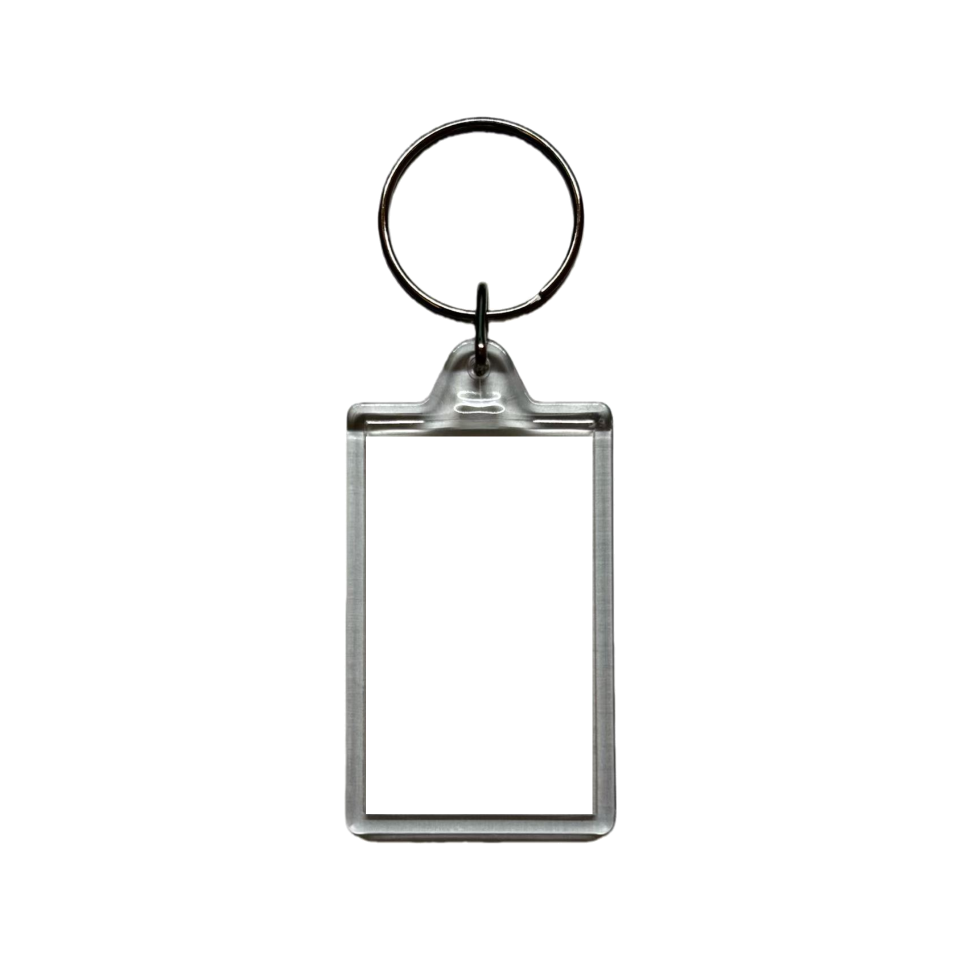
#> input picture assets/keychain/keychain_overlay.png, 1920 x 1920 px (shown at 1/2 size)
$ python make_keychain_shop.py
#> lines starting #> are read from the running program, lines starting #| are printed output that depends on the picture
### tools/noproxy.py
# -*- coding: utf-8 -*-
"""给「本地地址 + 国内音乐接口」关闭代理。

为什么需要这个
--------------
本机的 `HTTP_PROXY` / `HTTPS_PROXY` 指向一个本地代理端口（如
`http://127.0.0.1:60155`），而且每次启动端口都可能变化。urllib 会老老实实
按它走代理，于是：

1. **访问自家工作台**（`http://127.0.0.1:8765`）被送去代理 → 代理不认识
   这个地址 → 返回 **502 Bad Gateway** 或**空的 404**。
   前端拿不到 JSON，只能显示「返回不是合法 JSON / 没有反应」。
   浏览器不走这个环境变量，所以**「浏览器能用、脚本不能用」或反之**都可能出现，
   这就是「刚才还好好的」的来源。

2. **访问网易云 / QQ 音乐**也走代理 → 请求从代理出口出去（多为海外 IP）
   → 网易云更容易**限流**。这正是之前「同一个查询时好时坏、跑久了的进程
   查不到」的可疑来源之一。

对策
----
在发起任何请求**之前**设置 `NO_PROXY`，把这些地址列为直连：
本地回环地址 + 国内音乐相关域名。对外网的其它请求仍走代理（不受影响）。

用法：在 `fetch163.py` / `fetch_qq.py` / `server.py` 顶部
    import noproxy   # noqa: F401
放在 import urllib 之前或之后都可以，只要在**真正发请求之前**执行即可。
"""
import os

# 必须直连的目标：本地回环 + 国内音乐接口域名
_DIRECT = [
    "127.0.0.1",
    "localhost",
    "::1",
    "0.0.0.0",
    "music.163.com",
    "163.com",
    "126.net",
    "y.qq.com",
    "c.y.qq.com",
    "u.y.qq.com",
    "i.y.qq.com",
    "qq.com",
    "gtimg.cn",
    "y.gtimg.cn",
]


def install():
    """把直连清单并入 NO_PROXY（大小写都写，不同库读法不一致）。"""
    need = ",".join(_DIRECT)
    for key in ("NO_PROXY", "no_proxy"):
        cur = (os.environ.get(key) or "").strip()
        if not cur:
            os.environ[key] = need
            continue
        have = {x.strip().lower() for x in cur.split(",") if x.strip()}
        add = [d for d in _DIRECT if d.lower() not in have]
        if add:
            os.environ[key] = cur + "," + ",".join(add)
    return os.environ.get("NO_PROXY", "")


install()

### tools/make_keychain_shop.py
# -*- coding: utf-8 -*-
"""
钥匙扣「商品图」模式（白底 / 透明底，钥匙扣当主角）

与 make_keychain.py 的分工：
    make_keychain.py  场景图（effect shot）—— 封面模糊铺满当背景 + 白卡纸相框，
                      钥匙扣缩小居中当点缀，画布固定 1920×1920。
    本模块            商品图（product shot）—— 纯白底或透明底，**没有背景大图**，
                      钥匙扣放大当主角，支持竖长 / 正方形两种画布，并支持多只拼版总览。

几何基准（2026-09-17 实测自 assets/keychain/keychain_overlay.png，非估算）：
    贴片 1920×1920 RGBA
    钥匙扣外轮廓（含金属环） x 688~1233 · y 232~1687  → 546 × 1456，比例 1:2.667
    内腔（放卡片的透明区）   x 732~1184 · y 873~1627  → 453 × 755，比例 1:1.667
    卡片源图 players/*.png = 1181×1968，比例与内腔**完全一致** → 直接缩放不变形。
    （该组数值与 make_keychain.py 的 PL_* 常量偏差为 0，两处口径一致。）

用法：
    # 整组批处理（出 4 种单只变体 + 2 种拼版）
    python tools/make_keychain_shop.py --batch outputs/周杰伦-热门前5

    # 指定输出目录 / 只出一部分变体
    python tools/make_keychain_shop.py --batch outputs/某批次 --out 某处 \\
        --canvas long --bg white

    # 单张
    python tools/make_keychain_shop.py --cover 封面.jpg --player 播放图.png --out out.jpg
"""
import os
import sys
import glob
import json
import math
import argparse
from PIL import Image, ImageOps

try:
    from make_set import save_retry          # 写文件重试，抗 Windows 文件锁
except Exception:
    save_retry = None

HERE = os.path.dirname(os.path.abspath(__file__))
ROOT = os.path.dirname(HERE)
ASSETS = os.path.join(ROOT, "assets", "keychain")
OVERLAY = os.path.join(ASSETS, "keychain_overlay.png")
SQUARE_RING_OVERLAY = os.path.join(ASSETS, "clear_square_ring_overlay.png")
DEMO_DIR = os.path.join(ROOT, "assets", "demo")


def log(*a):
    print(*a, flush=True)


# ---------- 款式与内腔几何 ----------
# bbox / inner 都以对应的原始贴片坐标为准。内腔比播放卡略宽时，用 cover 裁切
# 填满，避免白边；不会拉伸卡面。
STYLE_SPEC = {
    "classic": {
        "label": "长条透明款", "tag": "长条款", "path": OVERLAY,
        "bbox": (688, 232, 1233, 1687),
        "inner": (732, 873, 1184, 1627),
    },
    "square_ring": {
        "label": "透明方形圆环款", "tag": "方形圆环款", "path": SQUARE_RING_OVERLAY,
        # 由透明贴片的非透明外轮廓和可放卡片的窗口实测。
        "bbox": (41, 21, 1193, 1227),
        "inner": (445, 555, 809, 1108),
    },
}

# ---------- 画布配方（可配置）----------
#   label: 界面显示名            tag: 写进文件名的中文简称（**必须唯一**）
#   w=None: 宽度按钥匙扣比例反算（竖长画布）  h: 画布高（正整数）
#   pad: 上下各留白占画布高的比例（钥匙扣高 = 1 - 2*pad），有效范围 (0, 0.45)
#
# ⚠️ 这里改的只是「外面那层商品图画布」。卡面 players/*.png 必须保持 1:1.667
#    （卡套内腔的比例），动了就嵌不进去 —— 两者是两回事，别混。
#
# 完整清单在 config/canvas_presets.json（可增删改）；下面只是**文件缺失或损坏时的兜底**，
# 避免一个配置文件写坏就把整个商品图功能搞没。
FALLBACK_PRESETS = {
    "long":   dict(label="竖长 · 贴合钥匙扣", tag="竖长", w=None, h=2000, pad=0.060),
    "square": dict(label="方形 1920×1920",   tag="方形", w=1920, h=1920, pad=0.070),
}

PRESET_FILE = os.path.join(ROOT, "config", "canvas_presets.json")
PAD_MIN, PAD_MAX = 0.01, 0.44     # pad ≥ 0.5 会除零 / 算出负宽，必须挡在前面


def _safe_tag(tag):
    """把 tag 清洗成文件名安全的短串。

    tag 会原样拼进商品图文件名（如「01 后来-五月天商品图-淘宝-白底.jpg」）。
    必须挡掉：路径分隔符（/ \\ 会变成子目录）、头尾点号（. / .. 会目录穿越或
    在 NTFS 上退化）、全空白。NTFS 大小写不敏感，所以大小写不同但字形等价的
    tag（F / f）必须在去重阶段当成同一份 —— 这里只负责清洗，去重在 load_presets。
    """
    if tag is None:
        return ""
    t = str(tag)
    for sep in ("/", "\\", os.sep, os.altsep):
        if sep:
            t = t.replace(sep, "")
    t = t.strip().strip(".")          # 头尾去点号与空白，防 ".." /  ".foo."
    # 去掉 Windows 禁用的保留字符，避免保存失败
    for ch in ('"', ":", "*", "?", "<", ">", "|"):
        t = t.replace(ch, "")
    return t


def _norm_preset(key, raw):
    """校验并规整一条预设；非法返回 None（并说明原因，不抛异常）。"""
    if not isinstance(raw, dict):
        log("⚠ 画布预设「%s」不是对象，已忽略" % key)
        return None

    try:
        h = int(raw["h"])                    # 容忍 "1000" 这种字符串写法
        if h <= 0:
            raise ValueError
    except Exception:
        log("⚠ 画布预设「%s」缺少合法的高度 h，已忽略" % key)
        return None

    w = raw.get("w")
    if w is not None:
        try:
            w = int(w)
            if w <= 0:
                raise ValueError
        except Exception:
            log("⚠ 画布预设「%s」的宽度 w 非法（%r），改为按钥匙扣比例反算"
                % (key, raw.get("w")))
            w = None

    try:
        pad = float(raw.get("pad", 0.07))
    except Exception:
        log("⚠ 画布预设「%s」的 pad 非法，改用 0.07" % key)
        pad = 0.07
    # ⚠️ NaN/Infinity 会让 `PAD_MIN <= pad <= PAD_MAX` 恒为 False，
    # 但 min/max 夹不住它们 —— NaN 一路传到 canvas_size() 的 round() 才爆 ValueError，
    # 表现成「这个画布静默不出图 / CLI 崩」。所以先单独拦掉非有限数。
    if not math.isfinite(pad):
        log("⚠ 画布预设「%s」的 pad 不是有限数，改用 0.07" % key)
        pad = 0.07
    elif not (PAD_MIN <= pad <= PAD_MAX):
        log("⚠ 画布预设「%s」的 pad=%.3f 超出 [%.2f, %.2f]，已夹到边界"
            % (key, pad, PAD_MIN, PAD_MAX))
        pad = min(max(pad, PAD_MIN), PAD_MAX)

    # tag 会直接拼进文件名（NTFS 大小写不敏感、且含 / \\ 会变成目录），
    # 必须先把非法字符清掉；清完为空则整条预设作废。
    tag = _safe_tag(raw.get("tag") or key)
    if not tag:
        log("⚠ 画布预设「%s」的 tag 清空后为空或不合法，已忽略" % key)
        return None

    return dict(label=str(raw.get("label") or key), tag=tag, w=w, h=h, pad=pad)


def load_presets(path=PRESET_FILE):
    """读 config/canvas_presets.json。任何异常都退回兜底预设，**绝不抛出去**。

    ⚠️ 这个函数在模块 import 时就会被调用（`CANVAS_SPEC = load_presets()`），
    所以它只能引用**已经定义好**的东西 —— log() 必须在本文件更靠前的位置。
    否则配置文件一写坏就会 NameError，服务端 import 失败 → SHOP=None →
    整个白底商品图功能消失，而不是文档承诺的"退回兜底"。
    """
#> called with path = 'config/canvas_presets.json'
    try:
        with open(path, encoding="utf-8") as f:
#> (reads config/canvas_presets.json from the repository)
            user = json.load(f)
        if not isinstance(user, dict):
            raise ValueError("顶层必须是对象")
    except FileNotFoundError:
        return {k: dict(v) for k, v in FALLBACK_PRESETS.items()}
    except Exception as e:
        log("⚠ 画布预设 %s 读不了（%s: %s），改用兜底预设"
            % (path, type(e).__name__, e))
        return {k: dict(v) for k, v in FALLBACK_PRESETS.items()}

    out, tag_owner = {}, {}
    for k, v in user.items():
        if not k or k.startswith("_"):       # _ 开头的键是注释
            continue
        p = _norm_preset(k, v)
        if p is None:
            continue
        # tag 去重按「小写化后的安全 tag」，这样 F / f 这种在 NTFS 上会互相覆盖的
        # 情况会被当成重复而跳过第二条，而不是落盘时悄悄丢一张图。
        safe = p["tag"].casefold()
        if safe in tag_owner:               # tag 重复 → 文件名会互相覆盖
            log("⚠ 画布预设「%s」的 tag「%s」与「%s」重复，已跳过（tag 必须唯一）"
                % (k, p["tag"], tag_owner[safe]))
            continue
        tag_owner[safe] = k
        out[k] = p

    if not out:
        log("⚠ %s 里没有可用预设，改用兜底预设" % path)
        return {k: dict(v) for k, v in FALLBACK_PRESETS.items()}
    return out


CANVAS_SPEC = load_presets()


def canvas_tag(kind):
    """画布 key → 文件名里用的中文简称。"""
    return (CANVAS_SPEC.get(kind) or {}).get("tag") or kind


def parse_canvases(value):
    """把 --canvas / 接口参数解析成画布 key 列表（服务端也复用这个）。

    接受 "long" / "both" / "long,square" / ["long", "square"]；
    both 展开成基础两款（竖长 + 方形）。未知 key 忽略并提示，全空退回 long。
    """
#> called with value = 'both'
    if value is None:
        return ["long", "square"]
    if isinstance(value, (list, tuple, set)):
        parts = [str(x) for x in value]
    else:
        parts = str(value).replace(",", " ").split()
    out = []
    for p in parts:
        p = p.strip()
        if not p:
            continue
        for k in (["long", "square"] if p == "both" else [p]):
            if k not in CANVAS_SPEC:
                log("⚠ 未知画布预设「%s」，已忽略（可选：%s）"
                    % (k, "/".join(CANVAS_SPEC)))
            elif k not in out:
                out.append(k)
    if out:
        return out
    # 全非法时兜底：优先 long，但用户可能把 long 删了，那就取第一个可用预设
    return ["long"] if "long" in CANVAS_SPEC else [next(iter(CANVAS_SPEC))]

CARD_BLEED = 2          # 卡片每边多出 1px，防止缩放取整导致边缘露白
GRID_COLS = 5           # 拼版列数（仿样板图 5 列）
GRID_CELL_W = 1080      # 直接从成品原图采样，保留原网格比例
GRID_GAP = 0.12         # 单元间距 = 单元宽 × 该值
GRID_MARGIN = 0.24      # 画布外边距 = 单元宽 × 该值


def parse_style(value):
    """把外部传入的款式收敛为已知 key，未知值退回现有长条款。"""
    return str(value) if str(value) in STYLE_SPEC else "classic"


def style_info(style="classic"):
    return STYLE_SPEC[parse_style(style)]


def load_overlay_trimmed(style="classic"):
    """读指定款式的贴片并裁到外轮廓，省掉四周透明区。"""
#> called with style = 'classic'
    spec = style_info(style)
    x0, y0, x1, y1 = spec["bbox"]
    with Image.open(spec["path"]) as src:
#> src is the input picture: PIL image 1920x1920 RGBA; mean R, G, B, A 239.4, 239.6, 239, 12.4
        return src.convert("RGBA").crop((x0, y0, x1 + 1, y1 + 1))
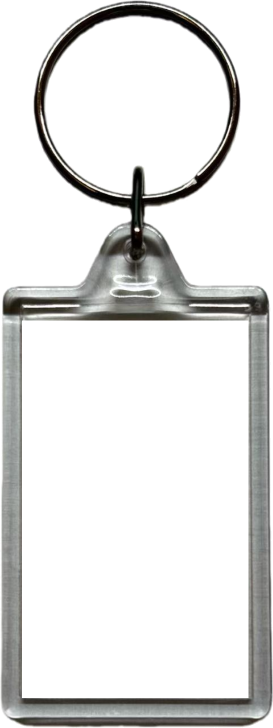
#> returned value: PIL image 546x1456 RGBA (shown at 1/2 size); mean R, G, B, A 182.5, 183.7, 181, 57.6; transparent parts drawn white


def canvas_size(kind, style="classic"):
    spec = CANVAS_SPEC[kind]
    style_spec = style_info(style)
    x0, y0, x1, y1 = style_spec["bbox"]
    ow, oh = x1 - x0 + 1, y1 - y0 + 1
    h = spec["h"]
    pad = spec.get("pad", 0.07)
    target_h = round(h * (1 - 2 * pad))
    w_need = round(ow * target_h / oh)
    w = spec.get("w") or round(w_need / (1 - 2 * pad))   # 左右也留同样比例的白
    return w, h


def build_unit(player_path, ov_trim, kind="long", bg="white", padding_rgb=None,
               style="classic"):
    """出一只钥匙扣的商品图。

    kind: long(竖长) / square(正方形)
    bg:   white(纯白底) / transparent(透明底)
    返回 RGBA Image。
    """
    spec = CANVAS_SPEC[kind]
    style_spec = style_info(style)
    x0, y0, x1, y1 = style_spec["bbox"]
    ix0, iy0, ix1, iy1 = style_spec["inner"]
    ow, oh = x1 - x0 + 1, y1 - y0 + 1
    iw, ih = ix1 - ix0 + 1, iy1 - iy0 + 1
    CW, CH = canvas_size(kind, style)
    pad = spec.get("pad", 0.07)
    target_h = round(CH * (1 - 2 * pad))
    scale = target_h / oh

    uw = round(ow * scale)
    ux = (CW - uw) // 2
    uy = round(CH * pad)

    if bg == "white":
        base = Image.new("RGBA", (CW, CH), (255, 255, 255, 255))
#> base: PIL image 750x2000 RGBA; every value is 255
    elif bg == "transparent":
        base = Image.new("RGBA", (CW, CH), (0, 0, 0, 0))
    elif bg == "padding":                      # 用封面主色做衬底（备用）
        base = Image.new("RGBA", (CW, CH), tuple(padding_rgb or (255, 255, 255)) + (255,))
    else:
        raise ValueError("未知 bg: %s" % bg)

    # 卡片：按内腔等比缩放，四周各多 1px 藏进卡套边框底下
    card_w = round(iw * scale) + CARD_BLEED
    card_h = round(ih * scale) + CARD_BLEED
    card_x = ux + round((ix0 - x0) * scale) - CARD_BLEED // 2
    card_y = uy + round((iy0 - y0) * scale) - CARD_BLEED // 2
    with Image.open(player_path) as src:
        # 内腔比例与播放卡不同，完整容纳卡面，避免裁掉底部控制栏。
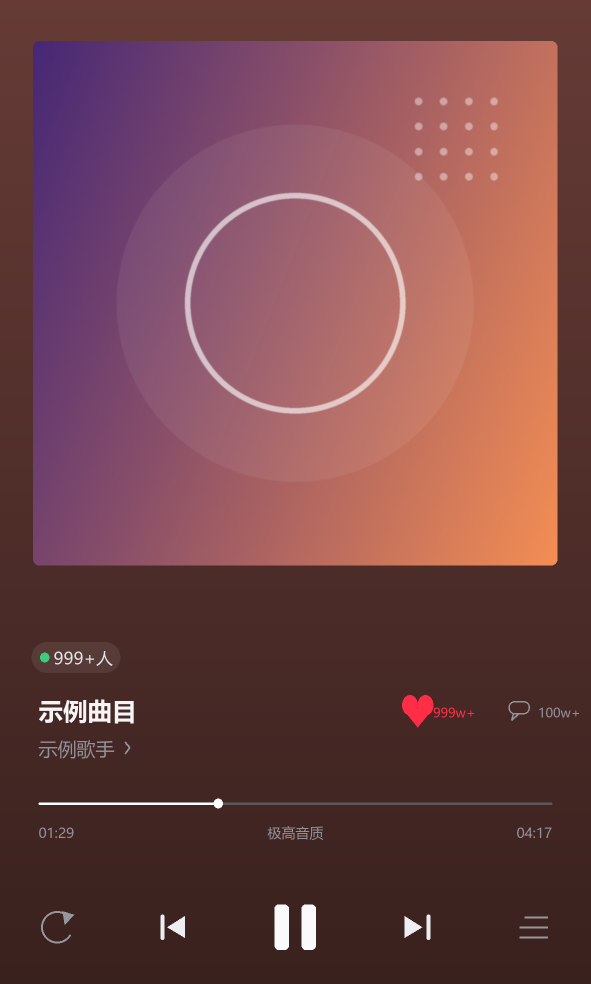
#> input picture assets/demo/player.png, 1181 x 1968 px (shown at 1/2 size)
#> src is the input picture: PIL image 1181x1968 RGB; mean R, G, B 115.1, 69, 71.8
        rgb = src.convert("RGB")
        card = Image.new("RGB", (card_w, card_h), rgb.getpixel((0, rgb.height-1)))
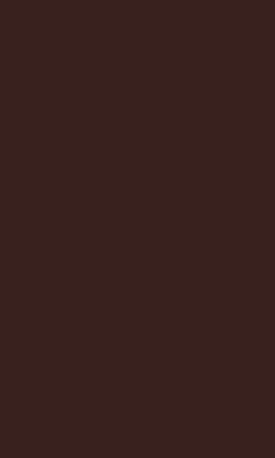
#> card: PIL image 550x915 RGB (shown at 1/2 size); mean R, G, B 57, 33, 30
        fitted = ImageOps.contain(rgb, (card_w, card_h), Image.LANCZOS)
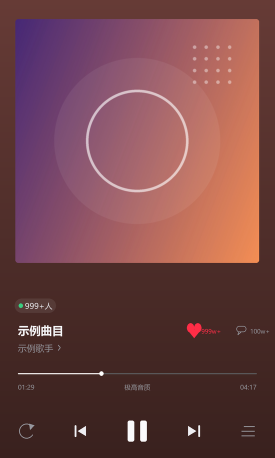
#> fitted: PIL image 549x915 RGB (shown at 1/2 size); mean R, G, B 115, 69, 71.8
        card.paste(fitted, ((card_w-fitted.width)//2, (card_h-fitted.height)//2))
    base.paste(card, (card_x, card_y))
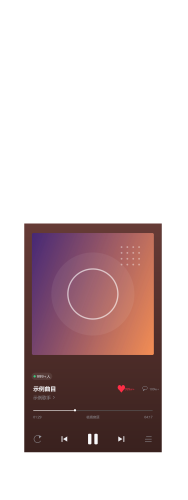
#> base: PIL image 750x2000 RGBA (shown at 1/4 size); mean R, G, B, A 208, 192.6, 193.5, 255

    # 贴片盖在上面（内腔透明，卡片正好透出来）
    base.alpha_composite(ov_trim.resize((uw, target_h), Image.LANCZOS), (ux, uy))
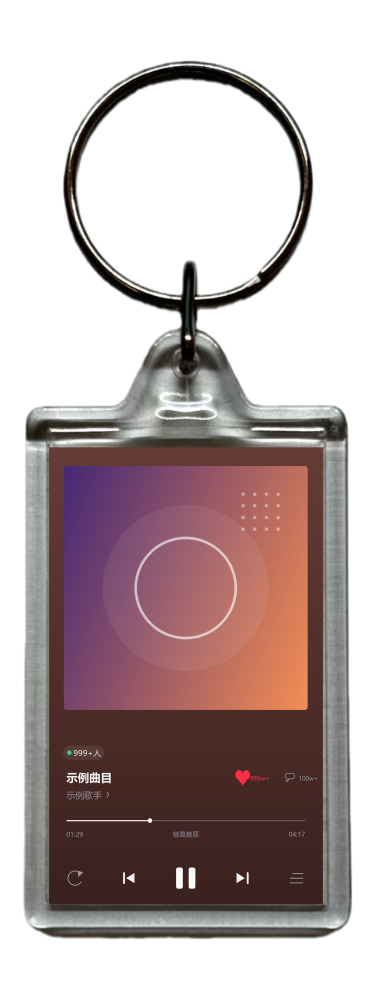
#> base: PIL image 750x2000 RGBA (shown at 1/2 size); mean R, G, B, A 184.7, 169.4, 169.7, 255
    return base


# [25 lines left out: function build_grid, not called in this run]


def save_img(im, path, bg="white"):
#> called with bg = 'white'
    d = os.path.dirname(path)
    if d:
        os.makedirs(d, exist_ok=True)
    if path.lower().endswith(".png"):
        im.save(path)
    else:
        out = im.convert("RGB") if im.mode == "RGBA" else im
        if save_retry:
            save_retry(out, path, quality=98, subsampling=0)
        else:
            out.save(path, quality=98, subsampling=0)
    return path


def variants_of(name, player_path, ov_trim, out_dir, canvases, bgs, log_each=True,
                style="classic"):
    """给一首歌出全部变体，返回 {变体键: 路径}。"""
    made = {}
    for kind in canvases:
        for bg in bgs:
            im = build_unit(player_path, ov_trim, kind=kind, bg=bg, style=style)
            suffix = canvas_tag(kind)
            ext = ".png" if bg == "transparent" else ".jpg"
            tag = "" if bg == "white" else "-透明"
            p = os.path.join(out_dir, "%s-商品图-%s%s%s" % (name, suffix, tag, ext))
            save_img(im, p, bg=bg)
            made[(kind, bg)] = p
            if log_each:
                log("    %s%s  ->  %s" % (suffix, tag, os.path.basename(p)))
    return made


# [47 lines left out: function batch, not called in this run]


def main():
    ap = argparse.ArgumentParser(description="钥匙扣商品图（白底/透明底）")
    ap.add_argument("--cover", default=None)
    ap.add_argument("--player", default=None)
    ap.add_argument("--out", default=None)
    ap.add_argument("--batch", default=None, help="对某歌手输出目录整组处理")
    ap.add_argument("--canvas", default="both",
                    help="画布预设，可用逗号给多个（both = 竖长+方形）。可选：%s"
                         % "/".join(CANVAS_SPEC))
    ap.add_argument("--bg", default="both", choices=["white", "transparent", "both"])
    ap.add_argument("--no-grid", action="store_true", help="不出拼版总览")
    ap.add_argument("--only", nargs="*", default=None, help="只处理名字含这些关键词的曲目")
    ap.add_argument("--overlay", default=OVERLAY)
    ap.add_argument("--style", default="classic", choices=tuple(STYLE_SPEC),
                    help="钥匙扣款式")
    ap.add_argument("--list-canvas", action="store_true", help="列出所有画布预设后退出")
    a = ap.parse_args()

    if a.list_canvas:
        log("画布预设（%s）：" % PRESET_FILE)
        for k, v in CANVAS_SPEC.items():
            log("  %-9s %-20s %s×%s  pad=%.3f"
                % (k, v.get("label", k), v.get("w") or "自动", v["h"], v.get("pad", 0.07)))
        return

    canvases = parse_canvases(a.canvas)
    bgs = ("white", "transparent") if a.bg == "both" else (a.bg,)

    if not os.path.exists(a.overlay):
        log("缺少贴片：%s" % a.overlay)
        sys.exit(1)

    if a.batch:
        batch(a.batch, a.out, canvases, bgs, grid=not a.no_grid, only=a.only, style=a.style)
        return

    if not a.player:
        a.player = os.path.join(DEMO_DIR, "player.png")
        log("未提供 --player，用占位素材：%s" % a.player)
    out_dir = a.out or os.path.join(ROOT, "outputs", "keychain_shop_test")
    os.makedirs(out_dir, exist_ok=True)
    ov_trim = load_overlay_trimmed(a.style)
    variants_of("demo", a.player, ov_trim, out_dir, canvases, bgs, style=a.style)


if __name__ == "__main__":
    main()
